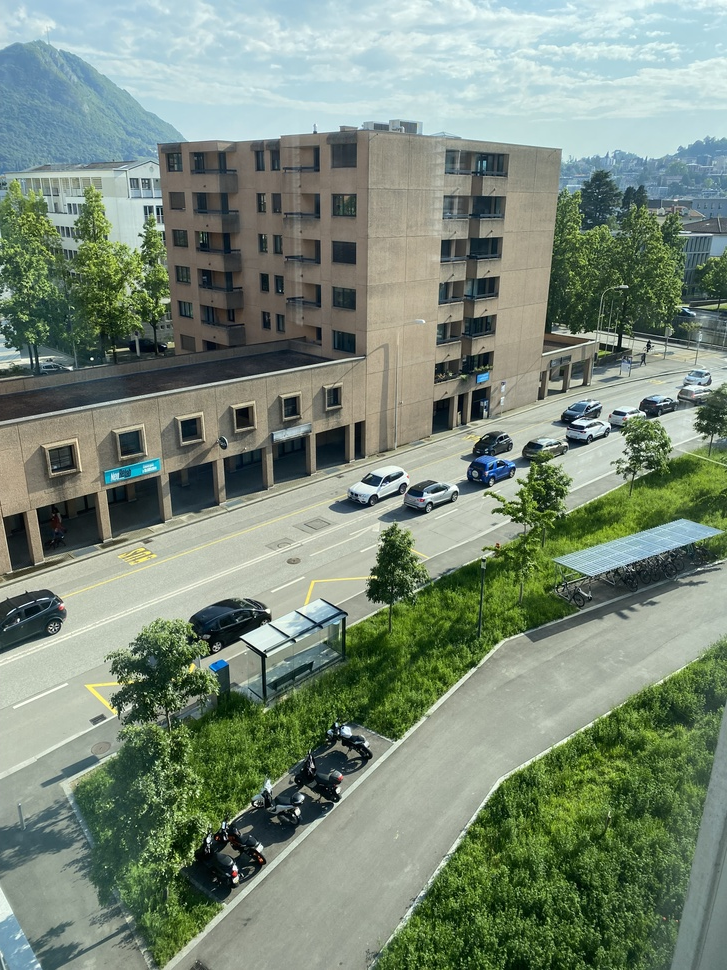
#> input picture other/left.jpeg, 727 x 970 px, shrunk from 3024 x 4032 before the run, found by its file name
$ jupyter execute --allow-errors image_cd.ipynb
#> lines starting #> are read from the running program, lines starting #| are printed output that depends on the picture; pictures that were not available may be replaced by others from this repository, and a replacement may not be noted
[cell 1]
from skimage.metrics import structural_similarity
import cv2
import numpy as np

[cell 2]
# Load images
before = cv2.imread('left.jpeg')
#> before is the input picture: shape (970, 727, 3); mean B, G, R 120.7, 137.3, 122
after = cv2.imread('right.jpeg')
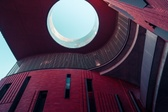
#> input picture other/testing.jpeg, 168 x 112 px, shrunk from 700 x 466 before the run, given in place of right.jpeg, which was not available
#> after is the input picture: shape (112, 168, 3); mean B, G, R 76.4, 58.8, 80.1

# Convert images to grayscale
before_gray = cv2.cvtColor(before, cv2.COLOR_BGR2GRAY)
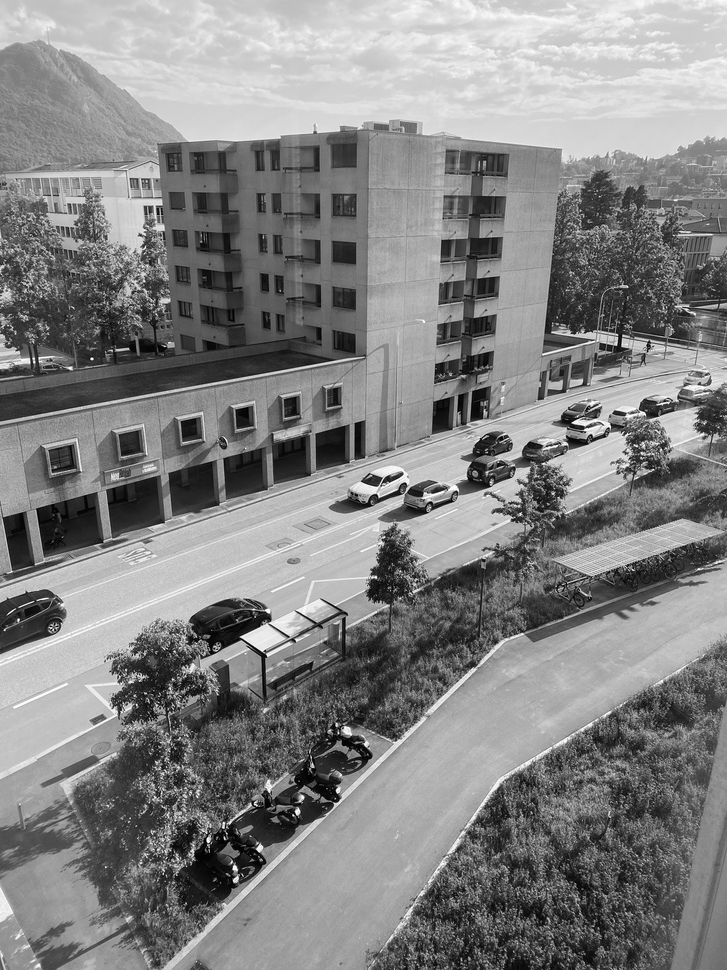
#> before_gray: shape (970, 727); min 0, max 255, mean 130.8
after_gray = cv2.cvtColor(after, cv2.COLOR_BGR2GRAY)
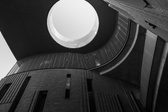
#> after_gray: shape (112, 168); min 1, max 249, mean 67.2
